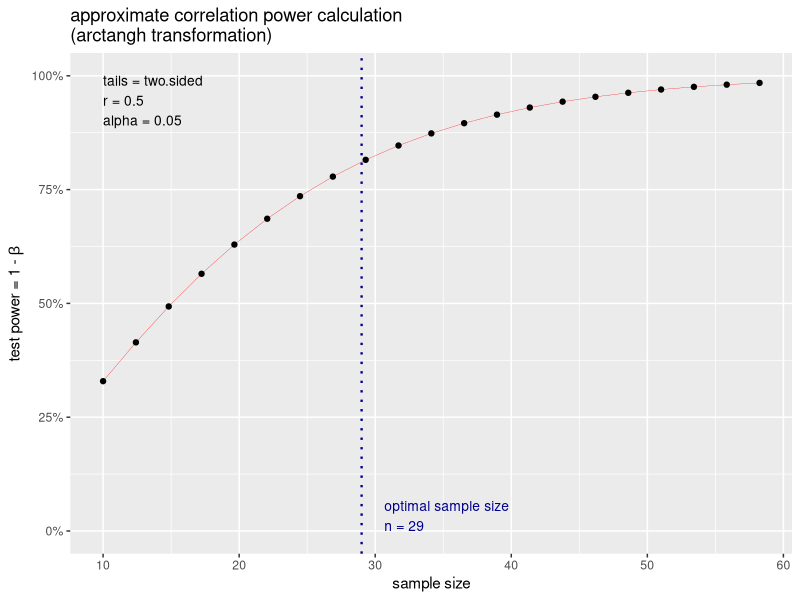
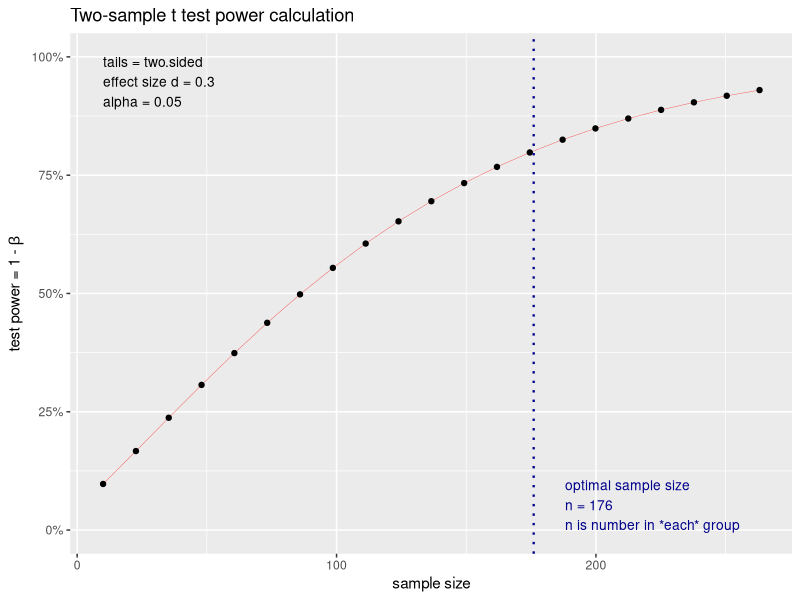

Write R code to recreate these figures, in order.
library("pwr")


# power is the probability that a test will correctly give you a small p-value
cohen.ES(test = "r", size = "medium")

##### Power calculations for correlation test
# r is correlation coefficient 
# n is observations
r_power <- pwr.r.test(r = .5,
                      sig.level = .05,
                      power = .8,
                      alternative = "two.sided")
r_power
plot(r_power)

# d is the cohens D
# Type is the type of t test (usually two sample or paired)
t_power <- pwr.t.test(d=.3,
                      sig.level = .05,
                      power= .8,
                      type = "two.sample",
                      alternative = "two.sided")
t_power
plot(t_power)

dList <- list()
nList <- list()
for (i in seq(from=.1, to=.5, by=.1)){
  t_power <- pwr.t.test(d=i,
                        sig.level = .05,
                        power= .8,
                        type = "two.sample",
                        alternative = "two.sided")
  
  n <- t_power$n
  d <- t_power$d
  dList <- append(dList,d)
  nList <- append(nList,n)
  
}

# Turns lists into a dataframe
power <- do.call(rbind, Map(data.frame, d=dList, n=nList))
